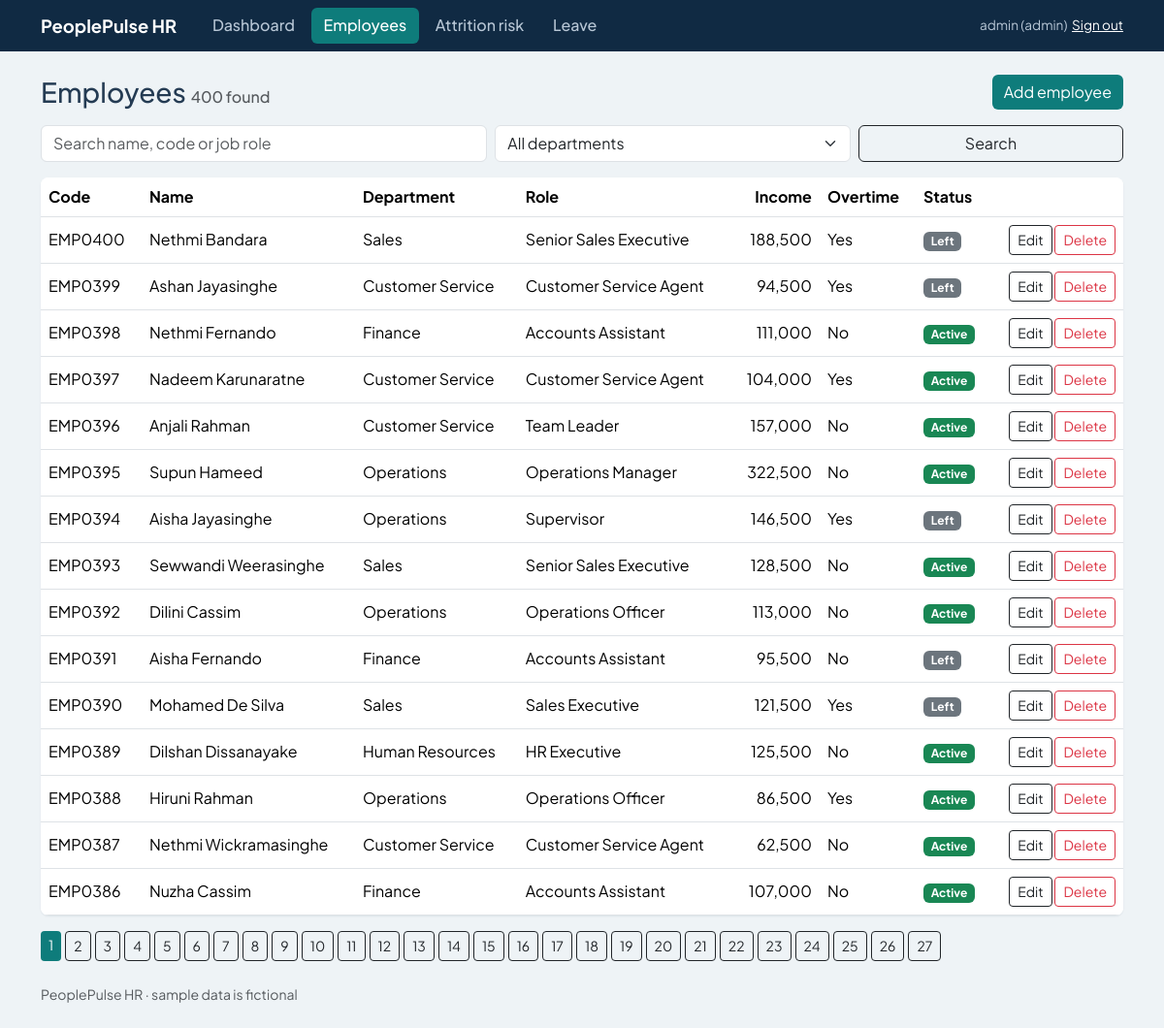
Screenshot of /index.php?c=employees&a=index (signed in) with the database file from the repository.
### tables this page shows
CREATE TABLE employees (
 id INT AUTO_INCREMENT PRIMARY KEY, emp_code VARCHAR(20) NOT NULL UNIQUE, full_name VARCHAR(100) NOT NULL,
 gender ENUM('Male','Female') NOT NULL, age TINYINT UNSIGNED NOT NULL, email VARCHAR(120) NOT NULL,
 department_id INT NOT NULL, job_role VARCHAR(80) NOT NULL, hire_date DATE NOT NULL,
 monthly_income INT NOT NULL, years_at_company TINYINT UNSIGNED NOT NULL,
 overtime ENUM('Yes','No') NOT NULL, job_satisfaction TINYINT NOT NULL, work_life_balance TINYINT NOT NULL,
 performance_rating TINYINT NOT NULL, distance_from_home SMALLINT NOT NULL, absent_days SMALLINT NOT NULL,
 training_hours SMALLINT NOT NULL, attrition ENUM('Yes','No') NOT NULL DEFAULT 'No',
 FOREIGN KEY (department_id) REFERENCES departments(id), KEY idx_attrition (attrition));

CREATE TABLE departments (id INT AUTO_INCREMENT PRIMARY KEY, name VARCHAR(60) NOT NULL UNIQUE);

### core/Controller.php (called while the page is built, shortened)
<?php
class Controller {
    protected function view($name, $data = []) {
        extract($data);
        $user = $_SESSION['user'] ?? null;
        require ROOT . '/views/layout/header.php';
        require ROOT . '/views/' . $name . '.php';
        require ROOT . '/views/layout/footer.php';
    }
}

### controllers/EmployeesController.php (called while the page is built, shortened)
<?php
require_once ROOT . '/models/Employee.php';
class EmployeesController extends Controller {
    public function index() {
        $q = trim($_GET['q'] ?? ''); $dept = (int)($_GET['dept'] ?? 0); $page = max(1, (int)($_GET['page'] ?? 1));
        [$rows, $total] = Employee::page($q, $dept, $page);
        $this->view('employees/index', ['rows' => $rows, 'total' => $total, 'q' => $q, 'dept' => $dept, 'page' => $page,
                                        'pages' => max(1, (int)ceil($total / Employee::PER)), 'departments' => Employee::departments()]);
    }
}

### index.php (called while the page is built, shortened)
<?php
require ROOT . '/core/helpers.php';
require ROOT . '/core/Database.php';
require ROOT . '/core/Controller.php';
$a = $_GET['a'] ?? 'index';
$ctrl = new $class();
$ctrl->$a();

### core/helpers.php (called while the page is built, shortened)
<?php
function e($v) { return htmlspecialchars((string)$v, ENT_QUOTES, 'UTF-8'); }
function url($c = 'dashboard', $a = 'index', $p = []) {
    return BASE_URL . '/index.php?' . http_build_query(array_merge(['c' => $c, 'a' => $a], $p));
}

### models/Employee.php (called while the page is built, shortened)
<?php
class Employee {
    public static function page($q, $dept, $page) {
        $w = ['1=1']; $p = [];
        $where = implode(' AND ', $w);
        $total = Database::one("SELECT COUNT(*) c FROM employees e WHERE $where", $p)['c'];
        $off = max(0, $page - 1) * self::PER;
        $rows = Database::all("SELECT e.*, d.name department FROM employees e JOIN departments d ON d.id=e.department_id
                               WHERE $where ORDER BY e.id DESC LIMIT " . self::PER . " OFFSET " . (int)$off, $p);
        return [$rows, (int)$total];
    }
}

### core/Database.php (called while the page is built)
<?php
class Database {
    private static $pdo;
    public static function pdo() {
        if (!self::$pdo) {
            self::$pdo = new PDO('mysql:host=' . DB_HOST . ';dbname=' . DB_NAME . ';charset=utf8mb4', DB_USER, DB_PASS, [
                PDO::ATTR_ERRMODE => PDO::ERRMODE_EXCEPTION,
                PDO::ATTR_DEFAULT_FETCH_MODE => PDO::FETCH_ASSOC,
            ]);
        }
        return self::$pdo;
    }
    public static function run($sql, $p = []) { $s = self::pdo()->prepare($sql); $s->execute($p); return $s; }
    public static function all($sql, $p = []) { return self::run($sql, $p)->fetchAll(); }
    public static function one($sql, $p = []) { $r = self::run($sql, $p)->fetch(); return $r ?: null; }
}

### views/employees/index.php (the view, shortened to what this page needs)
<div class="d-flex flex-wrap justify-content-between align-items-center gap-2 mb-3">
  <h1 class="h3 mb-0">Employees <small class="text-muted fs-6"><?= (int)$total ?> found</small></h1>
  <a class="btn btn-teal" href="<?= e(url('employees', 'form')) ?>">Add employee</a>
</div>
<form method="get" class="row g-2 mb-3">
  <div class="col-md-5"><input class="form-control" name="q" value="<?= e($q) ?>" placeholder="Search name, code or job role"></div>
  <div class="col-md-4"><select class="form-select" name="dept"><option value="0">All departments</option>
  </select></div>
  <div class="col-md-3"><button class="btn btn-outline-dark w-100">Search</button></div>
</form>
<div class="table-responsive panel p-0">
<table class="table table-hover align-middle mb-0">
  <thead><tr><th>Code</th><th>Name</th><th>Department</th><th>Role</th><th class="text-end">Income</th><th>Overtime</th><th>Status</th><th></th></tr></thead>
  <tbody>
  <?php foreach ($rows as $r): ?>
    <tr>
      <td><?= e($r['emp_code']) ?></td><td><?= e($r['full_name']) ?></td><td><?= e($r['department']) ?></td><td><?= e($r['job_role']) ?></td>
      <td class="text-end"><?= e(number_format($r['monthly_income'])) ?></td><td><?= e($r['overtime']) ?></td>
      <td><span class="badge <?= $r['attrition'] === 'Yes' ? 'text-bg-secondary' : 'text-bg-success' ?>"><?= $r['attrition'] === 'Yes' ? 'Left' : 'Active' ?></span></td>
      <td class="text-end text-nowrap">
        <a class="btn btn-sm btn-outline-dark" href="<?= e(url('employees', 'form', ['id' => $r['id']])) ?>">Edit</a>
        <?php if (($user['role'] ?? '') === 'admin'): ?>
        <form method="post" action="<?= e(url('employees', 'delete')) ?>" class="d-inline" onsubmit="return confirm('Delete <?= e($r['full_name']) ?>? This cannot be undone.')">
          <?= csrf_field() ?><input type="hidden" name="id" value="<?= (int)$r['id'] ?>"><button class="btn btn-sm btn-outline-danger">Delete</button>
        </form><?php endif; ?>
      </td>
    </tr>
  <?php endforeach; if (!$rows): ?><tr><td colspan="8" class="text-center text-muted py-4">No employees match. Try a different search.</td></tr><?php endif; ?>
  </tbody>
</table></div>
<?php if ($pages > 1): ?>
<nav class="mt-3 d-flex gap-1 flex-wrap">
  <?php for ($i = 1; $i <= $pages; $i++): ?>
    <a class="btn btn-sm <?= $i == $page ? 'btn-teal' : 'btn-outline-dark' ?>" href="<?= e(url('employees', 'index', ['q' => $q, 'dept' => $dept, 'page' => $i])) ?>"><?= $i ?></a>
  <?php endfor; ?>
</nav><?php endif; ?>

### views/layout/header.php (shortened to what this page needs)
<?php $cur = $_GET['c'] ?? 'dashboard'; $role = $user['role'] ?? ''; $hr = in_array($role, ['admin', 'hr'], true); ?>
<!DOCTYPE html>
<html lang="en">
<head>
<link href="https://cdn.jsdelivr.net/npm/bootstrap@5.3.3/dist/css/bootstrap.min.css" rel="stylesheet">
<link href="<?= BASE_URL ?>/assets/style.css" rel="stylesheet">
</head>
<body>
<header class="topbar">
  <div class="container-xl d-flex align-items-center gap-4 flex-wrap py-2">
    <a class="brand" href="<?= e(url($hr ? 'dashboard' : 'leaves')) ?>">PeoplePulse HR</a>
    <nav class="d-flex gap-1 flex-wrap flex-grow-1">
      <?php if ($hr): ?>
        <a class="<?= $cur === 'dashboard' ? 'on' : '' ?>" href="<?= e(url('dashboard')) ?>">Dashboard</a>
        <a class="<?= $cur === 'employees' ? 'on' : '' ?>" href="<?= e(url('employees')) ?>">Employees</a>
        <a class="<?= $cur === 'risk' ? 'on' : '' ?>" href="<?= e(url('risk')) ?>">Attrition risk</a>
      <?php endif; ?>
      <a class="<?= $cur === 'leaves' ? 'on' : '' ?>" href="<?= e(url('leaves')) ?>">Leave</a>
    </nav>
    <div class="who"><?= e($user['username'] ?? '') ?> (<?= e($role) ?>) &nbsp;<a href="<?= e(url('auth', 'logout')) ?>">Sign out</a></div>
  </div>
</header>
<main class="container-xl py-4">

### views/layout/footer.php (shortened to what this page needs)
</main>
<footer class="container-xl pb-4 small text-muted">PeoplePulse HR &middot; sample data is fictional</footer>
</body>
</html>

### assets/style.css (style rules this page uses)
:root { --ink:#102A43;--teal:#0E7C7B;--mist:#EEF3F6;--amber:#D69E2E;--red:#C0392B;--text:#243B53 }
body { font-family:'Plus Jakarta Sans',system-ui,sans-serif;background:var(--mist);color:var(--text) }
.topbar { background:var(--ink) }
.brand { color:#fff;font-weight:700;font-size:1.15rem;text-decoration:none }
.topbar nav a { color:#B8C7D6;text-decoration:none;padding:.4rem .8rem;border-radius:6px;font-weight:500 }
.topbar nav a.on { background:var(--teal);color:#fff }
.who { color:#B8C7D6;font-size:.85rem }
.who a { color:#fff }
.btn-teal { background:var(--teal);color:#fff;border:0 }
.panel { background:#fff;border-radius:8px;padding:1.1rem;box-shadow:0 1px 2px rgba(16,42,67,.08) }

### rows the page displays
employees: emp_code "EMP0400", full_name "Nethmi Bandara", department.name "Sales", job_role "Senior Sales Executive", monthly_income "188,500", overtime "Yes", attrition "Left"
employees: emp_code "EMP0399", full_name "Ashan Jayasinghe", department.name "Customer Service", job_role "Customer Service Agent", monthly_income "94,500", overtime "Yes", attrition "Left"
employees: emp_code "EMP0398", full_name "Nethmi Fernando", department.name "Finance", job_role "Accounts Assistant", monthly_income "111,000", overtime "No", attrition "Active"
employees: emp_code "EMP0397", full_name "Nadeem Karunaratne", department.name "Customer Service", job_role "Customer Service Agent", monthly_income "104,000", overtime "Yes", attrition "Active"
employees: emp_code "EMP0396", full_name "Anjali Rahman", department.name "Customer Service", job_role "Team Leader", monthly_income "157,000", overtime "No", attrition "Active"
employees: emp_code "EMP0395", full_name "Supun Hameed", department.name "Operations", job_role "Operations Manager", monthly_income "322,500", overtime "No", attrition "Active"
employees: emp_code "EMP0394", full_name "Aisha Jayasinghe", department.name "Operations", job_role "Supervisor", monthly_income "146,500", overtime "Yes", attrition "Left"
employees: emp_code "EMP0393", full_name "Sewwandi Weerasinghe", department.name "Sales", job_role "Senior Sales Executive", monthly_income "128,500", overtime "No", attrition "Active"
employees: emp_code "EMP0392", full_name "Dilini Cassim", department.name "Operations", job_role "Operations Officer", monthly_income "113,000", overtime "No", attrition "Active"
employees: emp_code "EMP0391", full_name "Aisha Fernando", department.name "Finance", job_role "Accounts Assistant", monthly_income "95,500", overtime "No", attrition "Left"
employees: emp_code "EMP0390", full_name "Mohamed De Silva", department.name "Sales", job_role "Sales Executive", monthly_income "121,500", overtime "Yes", attrition "Left"
employees: emp_code "EMP0389", full_name "Dilshan Dissanayake", department.name "Human Resources", job_role "HR Executive", monthly_income "125,500", overtime "No", attrition "Active"
employees: emp_code "EMP0388", full_name "Hiruni Rahman", department.name "Operations", job_role "Operations Officer", monthly_income "86,500", overtime "Yes", attrition "Active"
employees: emp_code "EMP0387", full_name "Nethmi Wickramasinghe", department.name "Customer Service", job_role "Customer Service Agent", monthly_income "62,500", overtime "No", attrition "Active"
employees: emp_code "EMP0386", full_name "Nuzha Cassim", department.name "Finance", job_role "Accounts Assistant", monthly_income "107,000", overtime "No", attrition "Active"

### other values shown
$user['username'] "admin"
$role "admin"
$total "400"
